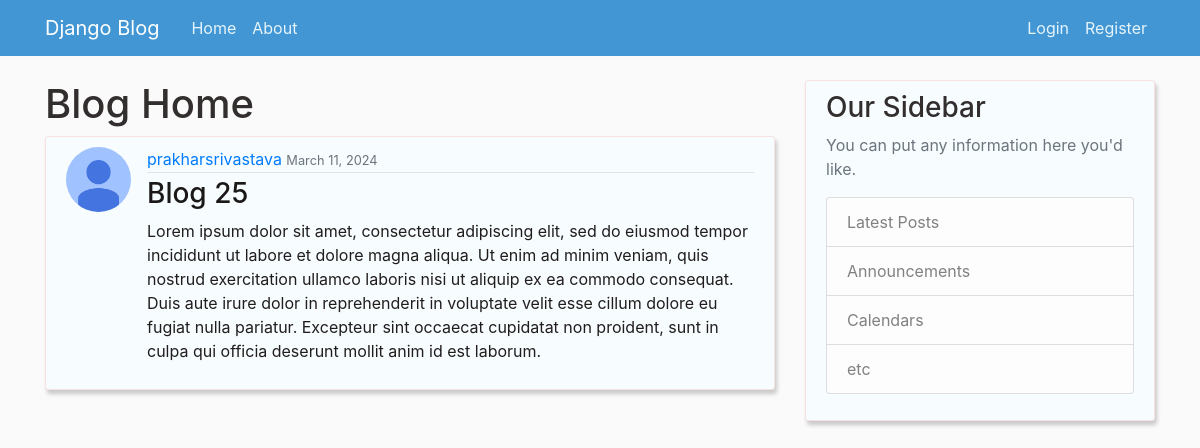
/post/27/, run on the app's committed database.
### blog/models.py (models this page shows, shortened)
class Post(models.Model):
    title=models.CharField(max_length=100)
    content=models.TextField()
    date_posted=models.DateTimeField(default=timezone.now)
    author=models.ForeignKey(User,on_delete=models.CASCADE)

### users/models.py (models this page shows, shortened)
class Profile(models.Model):
    user=models.OneToOneField(User,on_delete=models.CASCADE)
    image=models.ImageField(default='default.jpg',upload_to='profile_pics')

### blog/views.py (the view)
# urls.py: path('post/<int:pk>/',PostDetailView.as_view(),name='post-detail'),
class PostDetailView(DetailView):
    model=Post

### blog/templates/blog/post_detail.html (shortened to what this page needs)
{%extends "blog/base.html" %}
{% load static %}
{% block content %}
<h1>Blog Home</h1>
<article class="media content-section">
  <img class="rounded-circle article-img" src="{{ object.author.profile.image.url}}">
  <div class="media-body">
    <div class="article-metadata">
      <a href="#">{{ object.author }}</a>
      <small class="text-muted">{{ object.date_posted|date:"F d, Y"}}</small>
    </div>
    <h3 class="article-title" href="#">{{ object.title }}</h3>
    <p class="article-content">{{ object.content }}</p>
  </div>
</article>
{%endblock content%}

### blog/static/blog/main.css (style rules this page uses)
body { background: #fafafa; color: #211d1d; margin-top: 5rem; }
h1, h2, h3, h4, h5, h6 { color: #322e2e; }
.content-section { background-color:#f7fcff ; padding: 10px 20px; border: 1px solid #f7e2e2; box-shadow: 2px 4px 4px rgba(0, 0, 0, 0.2); border-radius: 3px; margin-bottom: 20px; }
.article-title { color: #1b1818; }
.article-content { white-space: pre-line; }
.article-img { height: 65px; width: 65px; margin-right: 16px; }
.article-metadata { padding-bottom: 1px; margin-bottom: 4px; border-bottom: 1px solid #e3e3e3 }

### data on the page
Post: author.profile.image (placeholder picture), author "prakharsrivastava", date_posted "March 11, 2024", title "Blog 25", content "Lorem ipsum dolor sit amet, consectetur adipiscing elit, sed do eiusmod tempor incididunt ut labore et dolore magna aliqua. Ut enim ad minim veniam, quis nostrud exercitation ullamco laboris nisi ut aliquip ex ea commodo consequat. Duis aute irure dolor in reprehenderit in voluptate velit esse cillum dolore eu fugiat nulla pariatur. Excepteur sint occaecat cupidatat non proident, sunt in culpa qui officia deserunt mollit anim id est laborum."
